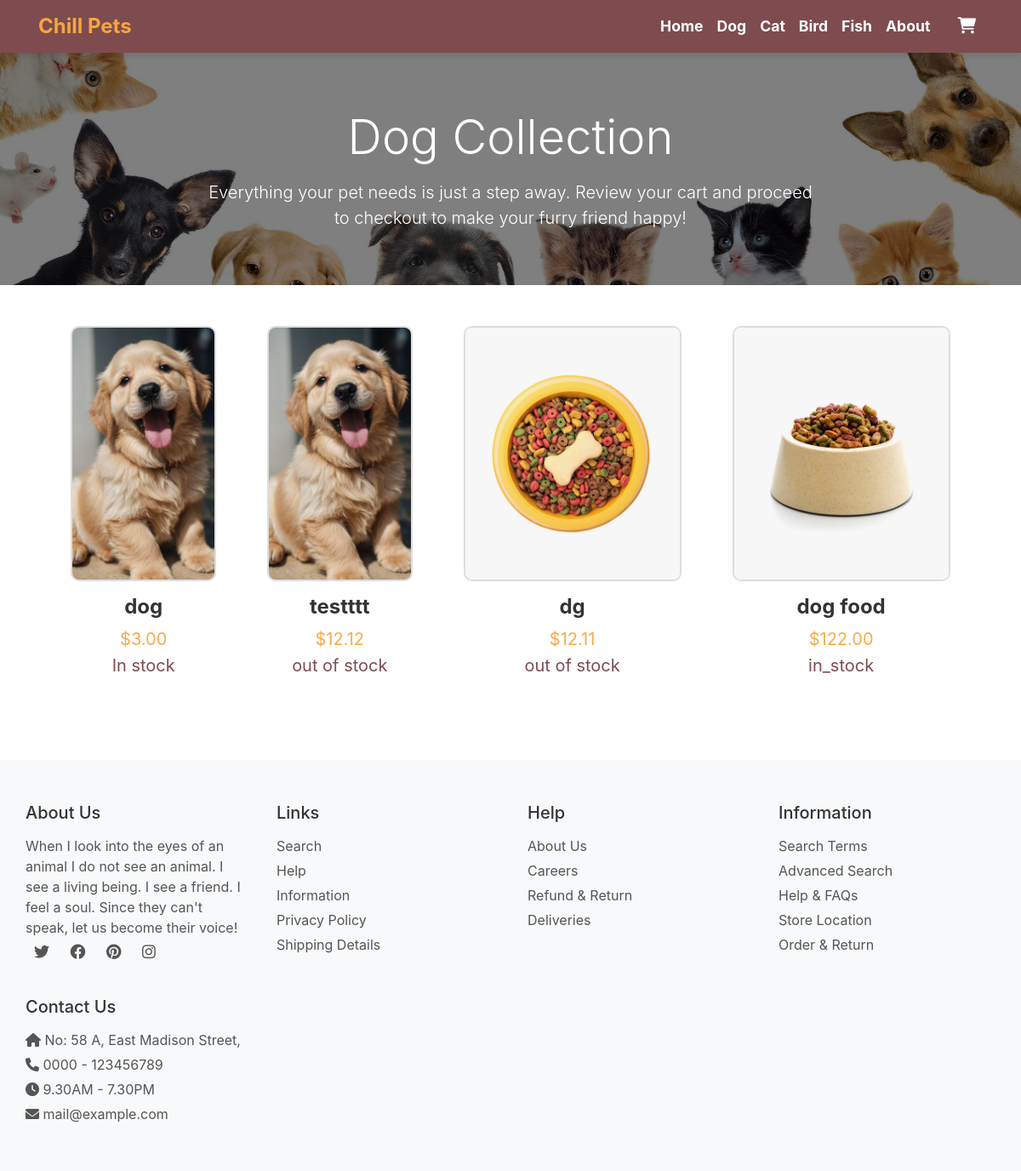
The app's page /dog.php?category_id=1 with its own data.
### tables this page shows
CREATE TABLE `products` (
  `id` int(11) NOT NULL,
  `category_id` int(11) DEFAULT NULL,
  `title` varchar(255) DEFAULT NULL,
  `picture` varchar(255) DEFAULT NULL,
  `product_description` text DEFAULT NULL,
  `price` decimal(10,2) NOT NULL,
  `p_status` varchar(255) DEFAULT 'out of stock',
  `avg_rete` int(11) DEFAULT NULL,
  `created_at` timestamp NOT NULL DEFAULT current_timestamp(),
  `updated_at` timestamp NOT NULL DEFAULT current_timestamp() ON UPDATE current_timestamp(),
  `quantity` int(11) DEFAULT 0
);

### dog.php (the view, shortened to what this page needs)
<?php
include "init.php";
$id=$_GET['category_id'];
$query="SELECT * FROM products WHERE category_id =$id";
$stmt=$pdo->prepare($query);
$stmt->execute();
$products=$stmt->fetchAll();
?>
<!DOCTYPE html>
<html lang="en">
<head>
    <link rel="stylesheet" href="https://stackpath.bootstrapcdn.com/bootstrap/4.5.2/css/bootstrap.min.css">
    <link rel="stylesheet" href="cat.css">
    <link rel="stylesheet" href="https://cdnjs.cloudflare.com/ajax/libs/font-awesome/6.0.0-beta3/css/all.min.css">
</head>
<body>
<?php include 'includes/header.php'; ?>
<section class="bg-light py-5 hero-section">
    <div class="container text-center text-white">
        <div class="row justify-content-center">
            <div class="col-lg-8">
                <h1 class="display-4 fw-bold">Dog Collection</h1>
                <p class="lead mt-3">
                    Everything your pet needs is just a step away. Review your cart and proceed to checkout to make your
                    furry friend happy!
                </p>
            </div>
        </div>
    </div>
</section>
<div class="featured_product container my-5">
    <div class="featured-wrapper">
        <?php foreach ($products as $product) {?>
        <a href="product.php?id=<?=$product['id']?>" style="text-decoration: none; color: inherit;">
            <div class="types">
                <div class="product-img mb-3">
                    <img src="<?= "storage/".$product['picture']?>" alt="<?=$product['title']?>">
                </div>
                <h3><?=$product['title']?></h3>
                <p><?= "$".$product['price'] ?></p>
                <p class="p_featured"><?=$product['p_status']?></p>
            </div>
        </a>
        <?php }?>
    </div>
</div>
<?php include 'includes/footer.php'; ?>
</body>
</html>

### cat.css (style rules this page uses)
.hero-section { position: relative; background: url('Assets/Images/s3.jpg') center/cover no-repeat; color: white; padding: 5rem 0; text-align: center; }
.hero-section::before { content: ""; position: absolute; top: 0; left: 0; width: 100%; height: 100%; background-color: rgba(0, 0, 0, 0.5); z-index: 1; }
.hero-section .container { position: relative; z-index: 2; margin-top: 80px; }
.hero-section { background: url('Assets/Images/s3.jpg') center / cover no-repeat; color: white; }
.featured-wrapper { display: flex; justify-content: center; flex-wrap: wrap; gap: 60px; }
.types { text-align: center; max-width: 400px; position: relative; }
.product-img { position: relative; }
.types img { width: 100%; height: 300px; border-radius: 10px; border: 2px solid #ddd; transition: transform 0.3s, border-color 0.3s; }
.types h3 { margin-top: 10px; font-size: 24px; font-weight: bold; color: #333; }
.types p { margin-top: 5px; font-size: 20px; color: #F6AB4A; }
.types .p_featured { margin-top: -15px; color: #7e4c4f; }

### records on screen
products: picture (picture), title "dog", price "3.00", p_status "In stock"
products: picture (picture), title "testttt", price "12.12", p_status "out of stock"
products: picture (picture), title "dg", price "12.11", p_status "out of stock"
products: picture (picture), title "dog food", price "122.00", p_status "in_stock"
